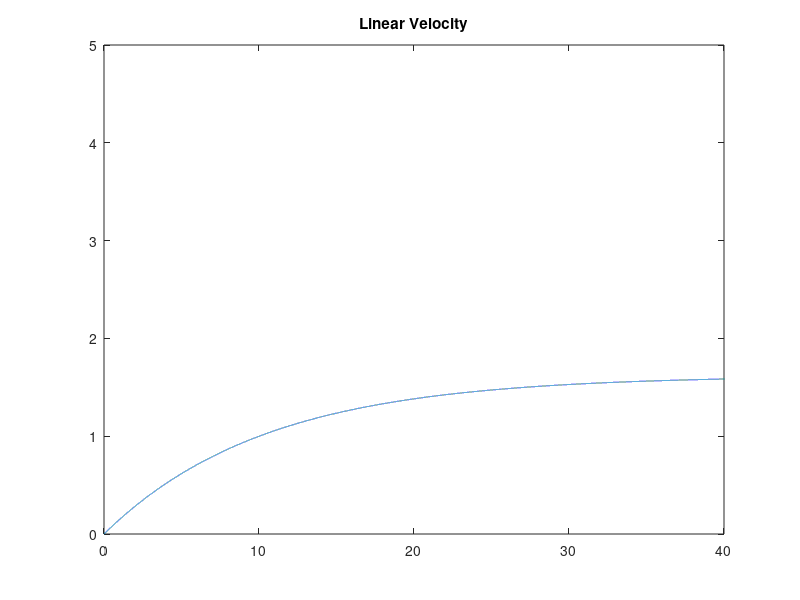

Recreate this plot in MATLAB.
 %% Dynamics calculator %%
 
 %% Initial and Goal parameters%%
 initial_position = [0, 0]; 
 initial_bearing = 0;      % Initial angular position [rad]
 initial_velocity = 0;
 
 goal_position  = [2,2];
 
 %% Boat Parameters %%
 
mass = 16.084;
inertia_z = 5.452985;     % Inertia around z
L1 = 0.61;                 % Distance from the motor shaft to x-axis [m] 
damping_yaw = 1.20348 ;
damping_surge = 1.5437; 

%% Time settings %%

time_interval = 0.001;
t = 0 : time_interval : 90;  % Discrete time vector
time_points = length(t);    % Size of the time vector (total amount of time points)

%% Forces and Torques %%

ForceL = 1.25;                                         % Force in left motor [N]
ForceR = 1.25;                                         % Force in right motor [N]
input_torque = L1*ForceL - L1*ForceR;   % Torque that creates to rotation in yaw

%% Velocities and Accelerations %%

linear_acc = zeros([1 time_points]);                        % generates a vector with the length of the time vector with all zeros
linear_acc(1) = (ForceL + ForceR)/(mass);                  % sets the initial linear acceleration at the first entry of the linear acc vector
linear_vel = zeros([1 time_points]);   % generates a vector with the length of the time vector with all zeros      
linear_vel(1) = initial_velocity;
linear_pos_displacement = zeros([1 time_points]);               % generates a vector with the length of the time vector with all zeros

angular_acc = zeros([1 time_points]);           % generates a vector with the length of the time vector with all zeros
angular_acc(1) = input_torque/(inertia_z);      % Initial angular acceleration
angular_vel = zeros([1 time_points]);           % generates a vector with the length of the time vector with all zeros
angular_pos = zeros([1 time_points]);           % generates a vector with the length of the time vector with all zeros
angular_pos(1) = initial_bearing;           % Initial angular position (orientation of the boat in earth frame)


%% Main program %%

for k = 2 : time_points  % A loop that populates all acceleration, velocity and position vectors based on their corresponding formulas

linear_acc(k) =(ForceL + ForceR - damping_surge*linear_vel(k-1))/(mass + damping_surge*time_interval);
linear_vel(k) = linear_vel(k-1) + linear_acc(k-1)*time_interval;
linear_pos_displacement(k) = linear_pos_displacement(k-1) + linear_vel(k-1)*time_interval + linear_acc(k-1)*time_interval^2;

angular_acc(k) = (input_torque - damping_yaw*angular_vel(k-1))/(inertia_z + damping_yaw*time_interval);                    
angular_vel(k) = angular_vel(k-1) + angular_acc(k-1)*time_interval;                         
angular_pos(k) = angular_pos(k-1) + angular_vel(k-1)*time_interval + angular_acc(k-1)*time_interval^2;

end


%% Plotting the data onto a x-y cartessian plane %%

cosine_angle = cos(angular_pos);
sine_angle = sin(angular_pos);

xVelocity = linear_vel .* cosine_angle;
yVelocity = linear_vel .* sine_angle;

xAcc = linear_acc .* cosine_angle;
yAcc = linear_acc .* sine_angle;

cartessian_position_x = zeros([1 time_points]);
cartessian_position_x(1) =initial_position(1);
cartessian_position_y = zeros([1 time_points]);
cartessian_position_y(1) =initial_position(2);

x_goal = goal_position(1);
y_goal = goal_position(2);
%closest_angle = 0.1;



for j = 2 : time_points

cartessian_position_x(j) =  cartessian_position_x(j-1) + xVelocity(j-1) *time_interval + (1/2) * xAcc (j-1) * time_interval^2;
cartessian_position_y(j) =  cartessian_position_y(j-1) + yVelocity(j-1) *time_interval + (1/2) * yAcc (j-1) * time_interval^2;

angle_difference = atan2((y_goal - cartessian_position_y(j)), (x_goal - cartessian_position_x(j))) - angular_pos(j);

% if abs(angle_difference) < 0.1
%     if abs(angle_difference) < closest_angle
%         closest_angle = angle_difference;
%     end
% end

end

constant_vel = linear_vel(90/0.001)

linear_acc_for_const_vel =(ForceL + ForceR)/(mass + damping_surge*900000);
linear_vel_constant= linear_acc_for_const_vel*900000



desired_vel = 5;
Forces_magnitude = (desired_vel*mass + desired_vel*damping_surge*500000)/500000

constant_ang_vel = angular_vel(40/0.001);

angular_acc_for_constant_ang_vel = (input_torque)/(inertia_z + damping_yaw*400000);                 
angular_vel = angular_acc_for_constant_ang_vel*400000;                     



%% Sample time (example time) %%

% time_ex =4.95;                               % Time at which you want the example
% t_ex = (time_interval^-1)*time_ex;          % Calculates in which entry of the time vector is the desired time for the example
% angular_pos_ex = angular_pos(t_ex);
% cartessian_position_x_ex = cartessian_position_x (t_ex);
% cartessian_position_y_ex = cartessian_position_y (t_ex);
% 
% L = 50;
% x2=cartessian_position_x_ex +(L*cos(angular_pos_ex));
% y2=cartessian_position_y_ex +(L*sin(angular_pos_ex));



%atan2((y_goal - cartessian_position_y_ex), (x_goal - cartessian_position_x_ex))*180/pi - angular_pos_ex*180/pi


%% Figures Surge %%

% figure(1)
% plot(t, linear_acc)
% title('Linear Acc')
% xlim([0 30])
% ylim([0 10])
% 
 figure(2)
 plot(t, linear_vel)
 title('Linear Velocity')
 xlim([0 40])
 ylim([0 5])
% 
% figure(3)
% plot(t, linear_pos_displacement)
% title('Linear Position')
% xlim([0 30])
% ylim([0 100])
% 
% figure(4)
% plot (cartessian_position_x, cartessian_position_y);
% xlim([0 4])
% ylim([0 4])
% hold on;
% %plot(cartessian_position_x_ex, cartessian_position_y_ex, 'r*');
% %hold on;
% plot(x_goal, y_goal, 'r*');
%hold on;
%plot([cartessian_position_x_ex x2],[cartessian_position_y_ex y2]);

% 
% %% Figures Yaw %%
% 
% 
% figure(5)
% plot(t, angular_acc)
% title('Angular Acc')
% xlim([0 30])
% ylim([0 10])
% 
% figure(6)
% plot(t, angular_vel)
% title('angular vel')
% xlim([0 30])
% ylim([0 5])
% 
% figure(7)
% plot(t, angular_pos)
% title('Angular Position')
% xlim([0 30])
% ylim([0 10])
% 
% %figure(6)
% %fplot (angular_pos);
% %title('Angular Position')
% %xlim([0 2])
% %ylim([-10 10])



